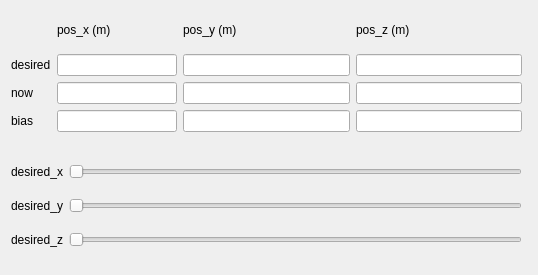
<?xml version="1.0" encoding="UTF-8"?>
<ui version="4.0">
 <class>MyPluginWidget</class>
 <widget class="QWidget" name="MyPluginWidget">
  <property name="geometry">
   <rect>
    <x>0</x>
    <y>0</y>
    <width>538</width>
    <height>275</height>
   </rect>
  </property>
  <property name="sizePolicy">
   <sizepolicy hsizetype="Preferred" vsizetype="Preferred">
    <horstretch>0</horstretch>
    <verstretch>0</verstretch>
   </sizepolicy>
  </property>
  <property name="windowTitle">
   <string>Form</string>
  </property>
  <layout class="QHBoxLayout" name="horizontalLayout_4">
   <item>
    <widget class="QWidget" name="widget" native="true">
     <widget class="QWidget" name="widget_2" native="true">
      <property name="geometry">
       <rect>
        <x>0</x>
        <y>0</y>
        <width>521</width>
        <height>131</height>
       </rect>
      </property>
      <widget class="QWidget" name="layoutWidget_2">
       <property name="geometry">
        <rect>
         <x>0</x>
         <y>0</y>
         <width>511</width>
         <height>121</height>
        </rect>
       </property>
       <layout class="QHBoxLayout" name="horizontalLayout_5">
        <property name="sizeConstraint">
         <enum>QLayout::SetNoConstraint</enum>
        </property>
        <property name="leftMargin">
         <number>0</number>
        </property>
        <item>
         <layout class="QGridLayout" name="grid_X_2">
          <item row="1" column="1">
           <widget class="QLineEdit" name="lbl_desiredX"/>
          </item>
          <item row="1" column="0">
           <layout class="QVBoxLayout" name="verticalLayout_3">
            <item>
             <widget class="QLabel" name="lbl_X_2">
              <property name="contextMenuPolicy">
               <enum>Qt::DefaultContextMenu</enum>
              </property>
              <property name="toolTipDuration">
               <number>-1</number>
              </property>
              <property name="layoutDirection">
               <enum>Qt::LeftToRight</enum>
              </property>
              <property name="frameShape">
               <enum>QFrame::NoFrame</enum>
              </property>
              <property name="text">
               <string>desired</string>
              </property>
              <property name="scaledContents">
               <bool>true</bool>
              </property>
              <property name="margin">
               <number>0</number>
              </property>
              <property name="openExternalLinks">
               <bool>true</bool>
              </property>
             </widget>
            </item>
           </layout>
          </item>
          <item row="0" column="1">
           <widget class="QLabel" name="lbl_posX">
            <property name="contextMenuPolicy">
             <enum>Qt::DefaultContextMenu</enum>
            </property>
            <property name="toolTipDuration">
             <number>-1</number>
            </property>
            <property name="layoutDirection">
             <enum>Qt::LeftToRight</enum>
            </property>
            <property name="frameShape">
             <enum>QFrame::NoFrame</enum>
            </property>
            <property name="text">
             <string>pos_x (m)</string>
            </property>
            <property name="scaledContents">
             <bool>true</bool>
            </property>
            <property name="margin">
             <number>0</number>
            </property>
            <property name="openExternalLinks">
             <bool>true</bool>
            </property>
           </widget>
          </item>
          <item row="2" column="0">
           <widget class="QLabel" name="lbl_X_3">
            <property name="contextMenuPolicy">
             <enum>Qt::DefaultContextMenu</enum>
            </property>
            <property name="toolTipDuration">
             <number>-1</number>
            </property>
            <property name="layoutDirection">
             <enum>Qt::LeftToRight</enum>
            </property>
            <property name="frameShape">
             <enum>QFrame::NoFrame</enum>
            </property>
            <property name="text">
             <string>now</string>
            </property>
            <property name="scaledContents">
             <bool>true</bool>
            </property>
            <property name="margin">
             <number>0</number>
            </property>
            <property name="openExternalLinks">
             <bool>true</bool>
            </property>
           </widget>
          </item>
          <item row="3" column="0">
           <widget class="QLabel" name="lbl_X_4">
            <property name="contextMenuPolicy">
             <enum>Qt::DefaultContextMenu</enum>
            </property>
            <property name="toolTipDuration">
             <number>-1</number>
            </property>
            <property name="layoutDirection">
             <enum>Qt::LeftToRight</enum>
            </property>
            <property name="frameShape">
             <enum>QFrame::NoFrame</enum>
            </property>
            <property name="text">
             <string>bias</string>
            </property>
            <property name="scaledContents">
             <bool>true</bool>
            </property>
            <property name="margin">
             <number>0</number>
            </property>
            <property name="openExternalLinks">
             <bool>true</bool>
            </property>
           </widget>
          </item>
          <item row="3" column="1">
           <widget class="QLineEdit" name="lbl_biasX"/>
          </item>
          <item row="2" column="1">
           <widget class="QLineEdit" name="lbl_nowX"/>
          </item>
         </layout>
        </item>
        <item>
         <layout class="QGridLayout" name="grid_Y_2">
          <item row="2" column="0">
           <widget class="QLineEdit" name="lbl_nowY"/>
          </item>
          <item row="0" column="0">
           <widget class="QLabel" name="lbl_posY">
            <property name="text">
             <string>pos_y (m)</string>
            </property>
           </widget>
          </item>
          <item row="3" column="0">
           <widget class="QLineEdit" name="lbl_biasY"/>
          </item>
          <item row="1" column="0">
           <widget class="QLineEdit" name="lbl_desiredY"/>
          </item>
         </layout>
        </item>
        <item>
         <layout class="QGridLayout" name="grid_Yaw_2">
          <item row="0" column="0">
           <widget class="QLabel" name="lbl_posZ">
            <property name="text">
             <string>pos_z (m)</string>
            </property>
           </widget>
          </item>
          <item row="3" column="0">
           <widget class="QLineEdit" name="lbl_biasZ"/>
          </item>
          <item row="2" column="0">
           <widget class="QLineEdit" name="lbl_nowZ"/>
          </item>
          <item row="1" column="0">
           <widget class="QLineEdit" name="lbl_desiredZ"/>
          </item>
         </layout>
        </item>
       </layout>
      </widget>
     </widget>
     <widget class="QWidget" name="gridLayoutWidget">
      <property name="geometry">
       <rect>
        <x>0</x>
        <y>140</y>
        <width>511</width>
        <height>111</height>
       </rect>
      </property>
      <layout class="QGridLayout" name="gridLayout">
       <item row="0" column="0">
        <widget class="QLabel" name="lbl_x">
         <property name="text">
          <string>desired_x</string>
         </property>
        </widget>
       </item>
       <item row="1" column="0">
        <widget class="QLabel" name="lbl_y">
         <property name="text">
          <string>desired_y</string>
         </property>
        </widget>
       </item>
       <item row="2" column="0">
        <widget class="QLabel" name="lbl_z">
         <property name="text">
          <string>desired_z</string>
         </property>
        </widget>
       </item>
       <item row="2" column="1">
        <widget class="QSlider" name="slider_z">
         <property name="enabled">
          <bool>true</bool>
         </property>
         <property name="mouseTracking">
          <bool>true</bool>
         </property>
         <property name="focusPolicy">
          <enum>Qt::ClickFocus</enum>
         </property>
         <property name="acceptDrops">
          <bool>true</bool>
         </property>
         <property name="layoutDirection">
          <enum>Qt::LeftToRight</enum>
         </property>
         <property name="minimum">
          <number>10</number>
         </property>
         <property name="maximum">
          <number>1000000000</number>
         </property>
         <property name="orientation">
          <enum>Qt::Horizontal</enum>
         </property>
         <property name="invertedControls">
          <bool>true</bool>
         </property>
         <property name="tickPosition">
          <enum>QSlider::NoTicks</enum>
         </property>
        </widget>
       </item>
       <item row="0" column="1">
        <widget class="QSlider" name="slider_x">
         <property name="enabled">
          <bool>true</bool>
         </property>
         <property name="mouseTracking">
          <bool>true</bool>
         </property>
         <property name="focusPolicy">
          <enum>Qt::ClickFocus</enum>
         </property>
         <property name="acceptDrops">
          <bool>true</bool>
         </property>
         <property name="layoutDirection">
          <enum>Qt::LeftToRight</enum>
         </property>
         <property name="minimum">
          <number>10</number>
         </property>
         <property name="maximum">
          <number>1000000000</number>
         </property>
         <property name="orientation">
          <enum>Qt::Horizontal</enum>
         </property>
         <property name="invertedControls">
          <bool>true</bool>
         </property>
         <property name="tickPosition">
          <enum>QSlider::NoTicks</enum>
         </property>
        </widget>
       </item>
       <item row="1" column="1">
        <widget class="QSlider" name="slider_y">
         <property name="enabled">
          <bool>true</bool>
         </property>
         <property name="mouseTracking">
          <bool>true</bool>
         </property>
         <property name="focusPolicy">
          <enum>Qt::ClickFocus</enum>
         </property>
         <property name="acceptDrops">
          <bool>true</bool>
         </property>
         <property name="layoutDirection">
          <enum>Qt::LeftToRight</enum>
         </property>
         <property name="minimum">
          <number>10</number>
         </property>
         <property name="maximum">
          <number>1000000000</number>
         </property>
         <property name="orientation">
          <enum>Qt::Horizontal</enum>
         </property>
         <property name="invertedControls">
          <bool>true</bool>
         </property>
         <property name="tickPosition">
          <enum>QSlider::NoTicks</enum>
         </property>
        </widget>
       </item>
      </layout>
     </widget>
    </widget>
   </item>
  </layout>
 </widget>
 <resources/>
 <connections/>
</ui>
